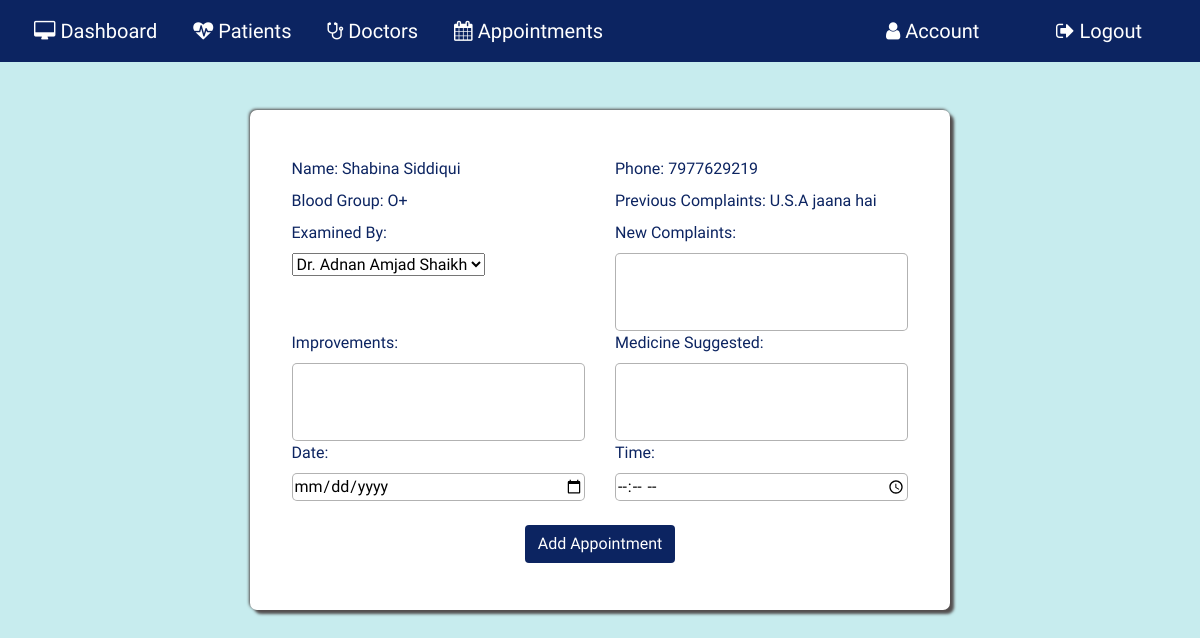
The page /addappointment/1 (signed in) on the database as committed earlier.
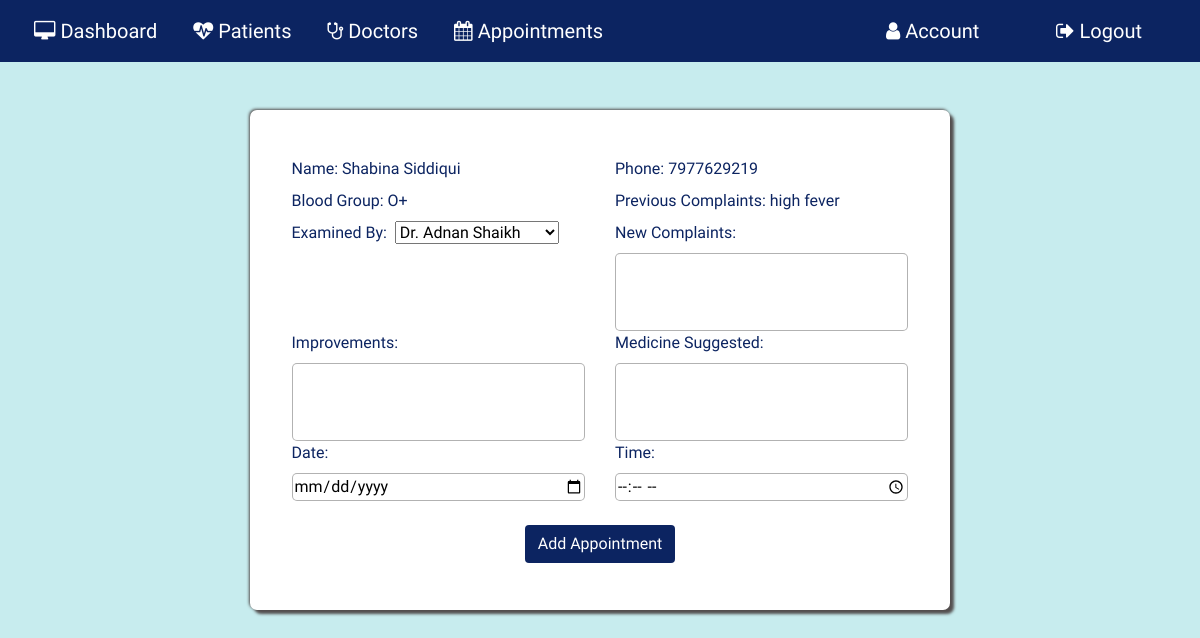
The same page on the database as committed later.
### application/routes.py (models this page shows, shortened)
class Patient(db.Model):
  __tablename__ = 'Patient'
  id = db.Column(db.Integer, primary_key=True)
  pname = db.Column(db.String(20))
  age= db.Column(db.String(20))
  phone=db.Column(db.String(20))
  gender=db.Column(db.String(10))
  bgroup=db.Column(db.String(5))
  state=db.Column(db.String(15))
  address=db.Column(db.String(100))
  mstatus=db.Column(db.String(10))
  complaint=db.Column(db.String(5000))
  improvement=db.Column(db.String(5000))
  medicine_suggested=db.Column(db.String(5000))
  pat_image = db.Column(db.String(20), nullable=False, default='default.jpg')

### application/routes.py (the view, shortened to what this page needs)
@app.route('/addappointment/<id>',methods=['POST','GET'])
def addappointment(id):
  if 'username' in session:
    addapp = Patient.query.filter_by(id=id).first()
    docdetail= Doctor.query.all()
  return render_template('addappointment.html',addapp=addapp, docdetail=docdetail)

### application/templates/addappointment.html
{% extends 'layout.html' %}{% include 'includes/nav.html' %} {% block content%}
<section id="addapp">
  <div class="addapp-container mt-5">
    <form action="" method="POST">
      <div class="row">
        <div class="col-6">
          <label for="">Name:&nbsp;{{ addapp.pname }}</label>
        </div>
        <div class="col-6">
          <label for="">Phone:&nbsp;{{addapp.phone}}</label>
        </div>
      </div>
      <div class="row">
        <div class="col-6">
          <label for="">Blood Group:&nbsp;{{ addapp.bgroup }}</label>
        </div>
        <div class="col-6">
          <label for="">Previous Complaints:&nbsp;{{addapp.complaint}}</label>
        </div>
      </div>
      <div class="row">
        <div class="col-6">
          <label for="examinedby">Examined By:&nbsp;</label>
          <select name="examinedby" id="examinedby">
            {% for i in docdetail %}
            <option value="{{ i.dname }}">{{ i.dname }}</option>
            {% endfor %}
          </select>
        </div>
        <div class="col-6">
          <label for="complaint">New Complaints:&nbsp;</label>
          <textarea name="complaint" id="" cols="15" rows="3"></textarea>
        </div>
      </div>
      <div class="row">
        <div class="col-6">
          <label for="improvements">Improvements:&nbsp;</label>
          <textarea name="improvements" id="" cols="15" rows="3"></textarea>
        </div>
        <div class="col-6">
          <label for="medicine_suggested">Medicine Suggested:&nbsp;</label>
          <textarea
            name="medicine_suggested"
            id=""
            cols="15"
            rows="3"
          ></textarea>
        </div>
      </div>
      <div class="row">
        <div class="col-6">
          <label for="date">Date:&nbsp;</label>
          <input name="date" type="date" />
        </div>
        <div class="col-6">
          <label for="time">Time:&nbsp;</label>
          <input name="time" type="time" />
        </div>
      </div>
      <div class="row mt-4 justify-content-center">
        <button class="btn addapp-btn" type="submit">Add Appointment</button>
      </div>
    </form>
  </div>
</section>
{% endblock content%}

Rows that differ between the two databases and show on the page:
changed Patient "Shabina Siddiqui": complaint "U.S.A jaana hai" → "high fever"
Other text that changed with them:
form field examinedby: "Dr. Adnan Amjad Shaikh" → "Dr. Adnan Shaikh"
